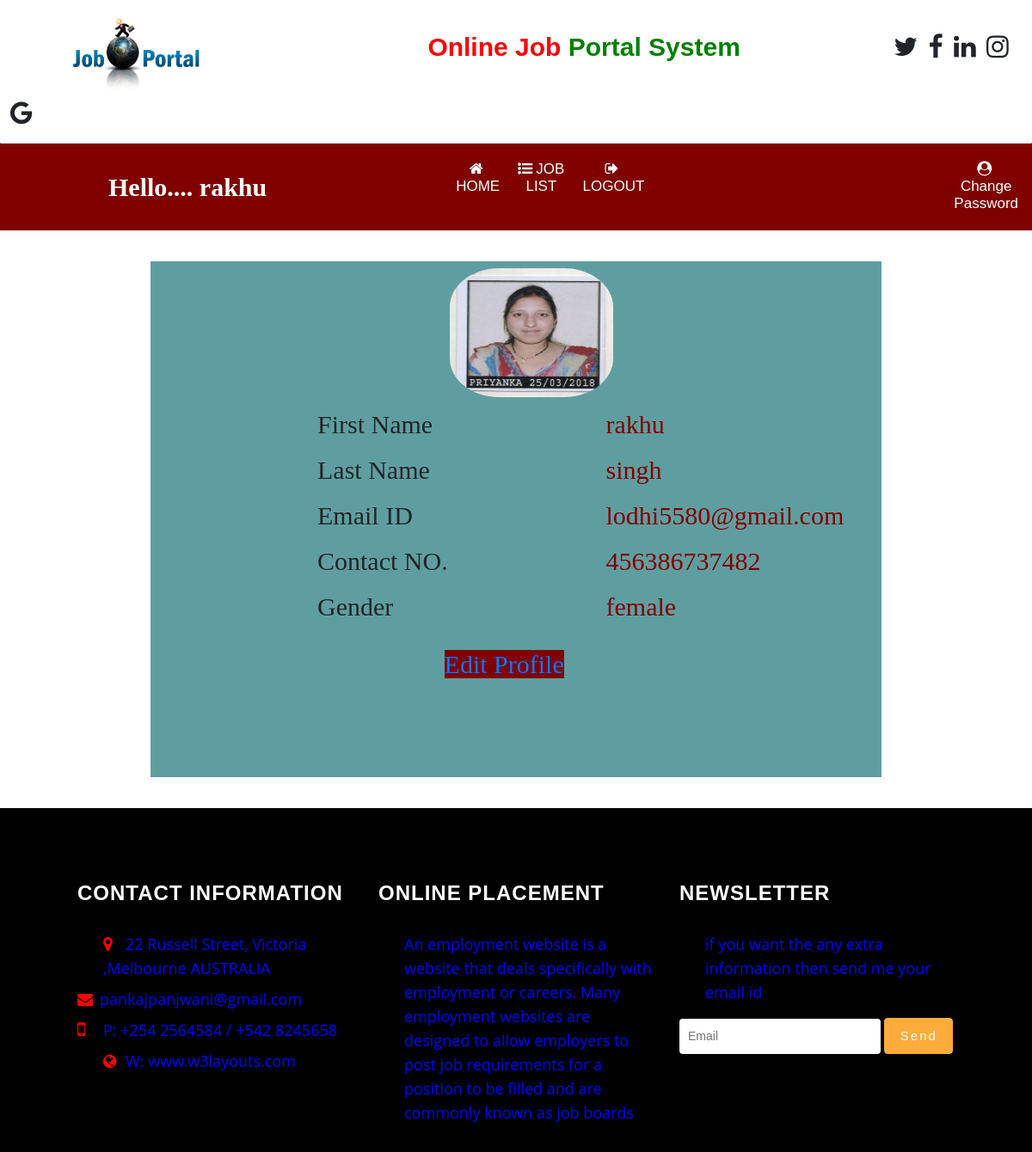
The page /user_home/ (signed in) on the database its author committed.
### jobportal/models.py (models this page shows, shortened)
class SignupUser(models.Model):
    user = models.ForeignKey(User,on_delete=models.CASCADE,null=True)
    mobile = models.IntegerField(null=True)
    image = models.FileField(null=True)
    gender= models.CharField(max_length=100,null=True)
    type=models.CharField(max_length=100,null=True)

### jobportal/views.py (the view)
# urls.py: path('user_home/', user_home, name="user_home"),
def user_home(request):
    user=User.objects.get(id=request.user.id)
    data=SignupUser.objects.get(user=user)
    d ={'data':data}
    return render(request,'home.html',d)

### jobportal/templates/home.html (shortened to what this page needs)
{% extends 'user_nav.html' %}
{% load static %}
{% block body %}
<div class="container" style="background-color:Cadetblue;height:600px;width:850px;margin-top:3%">
    <div class="row" style="margin-top:1%;margin-left:20%">
        <div class="col-md-6" style="font-family : 'Monotype Corsiva' ; font-size:30px;margin-left:23%">
           <img src="{{data.image.url}}" style="width:190px;height:150px;border-radius:30%">
        </div>
    </div>
    <div class="row" style="margin-top:1%;margin-left:20%">
        <div class="col-md-6" style="font-family : 'Monotype Corsiva' ; font-size:30px">
            First Name
        </div>
         <div class="col-md-6" style="font-family : 'Monotype Corsiva' ; font-size:30px;color:maroon">
           {{data.user.username}}
        </div>
    </div>
     <div class="row" style="margin-top:1%;margin-left:20%">
        <div class="col-md-6" style="font-family : 'Monotype Corsiva' ; font-size:30px">
            Last Name
        </div>
         <div class="col-md-6" style="font-family : 'Monotype Corsiva' ; font-size:30px;color:maroon">
           {{data.user.last_name}}
        </div>
    </div>
     <div class="row" style="margin-top:1%;margin-left:20%">
        <div class="col-md-6" style="font-family : 'Monotype Corsiva' ; font-size:30px;">
            Email ID
        </div>
         <div class="col-md-6" style="font-family : 'Monotype Corsiva' ; font-size:30px;color:maroon">
           {{data.user.email}}
        </div>
    </div>
     <div class="row" style="margin-top:1%;margin-left:20%">
        <div class="col-md-6" style="font-family : 'Monotype Corsiva' ; font-size:30px;">
           Contact NO.
        </div>
         <div class="col-md-6" style="font-family : 'Monotype Corsiva' ; font-size:30px;color:maroon">
           {{data.mobile}}
        </div>
    </div>
     <div class="row" style="margin-top:1%;margin-left:20%">
        <div class="col-md-6" style="font-family : 'Monotype Corsiva' ; font-size:30px;">
           Gender
        </div>
         <div class="col-md-6" style="font-family : 'Monotype Corsiva' ; font-size:30px;color:maroon">
           {{data.gender}}
        </div>
    </div>
     <div class="row" style="margin-top:1%;margin-left:20%">
         <div class="col-md-6" style="font-family : 'Monotype Corsiva' ; font-size:30px;color:white;margin-left:22%;margin-top:2%">
             <a href="{% url 'useredit_profile' %}" style="background-color:maroon;">Edit Profile</a>
        </div>
    </div>
</div>
{% endblock %}

### jobportal/templates/user_nav.html (shortened to what this page needs)
<!DOCTYPE html>
<html lang="en">
<head>
    {% load static %}
    <link href="{% static 'css/font-awesome.min.css' %}" rel="stylesheet' %}" type="text/css" media="all" />
<link href="{% static 'css/bootstrap.min.css' %}" rel="stylesheet" type="text/css" media="all" />
<link href="{% static 'css/style.css' %}" rel="stylesheet" type="text/css" media="all" />
<link rel="stylesheet" href="{% static 'css/flexslider.css' %}" type="text/css" media="screen" property="" />
<link rel="stylesheet" href="https://cdnjs.cloudflare.com/ajax/libs/font-awesome/4.7.0/css/font-awesome.min.css">
     <link rel="stylesheet" href="https://maxcdn.bootstrapcdn.com/bootstrap/4.0.0/css/bootstrap.min.css">
  <link rel = stylesheet href = "//cdn.datatables.net/1.10.19/css/jquery.dataTables.min.css">
</head>
</head>
<body>
<div class="container-fluid" style="padding:1%;">
    <img src="{% static 'images/job1.png' %}" style="width:180px;margin-right:250px;margin-left:4%"><span style="padding:0px;font-weight:bold;font-size:30px">
    <span style="color:red;">Online Job</span>
     <span style="color:green">Portal System</span></h4>
    <span style="margin-left:170px"><i class="fa fa-twitter" style="margin-right:4px"></i></span>
    <span><i class="fa fa-facebook" style="margin-right:4px;"></i></span>
    <span><i class="fa fa-linkedin" style="margin-right:4px"></i></span>
    <span><i class="fa fa-instagram" style="margin-right:4px"></i></span>
    <span><i class="fa fa-google" style="margin-right:4px"></i></span>
</div>
<nav class="navbar navbar-expand-sm" style="background-color:maroon">
  <a class="navbar-brand" href="#" style="color:white;font-family:'Monotype Corsiva';font-size:30px;font-weight:bold;margin-left:100px;margin-right:0">
 Hello.... {{request.user.username}}</a>
  <ul class="navbar-nav">
    <li class="nav-item">
      <a class="nav-link" href="{% url 'user_home'  %}" style="color:white;margin-left:200px">
      <i class="fa fa-home" style="margin-right:4px"></i>HOME</a>
    </li>
  <li class="nav-item">
      <a class="nav-link" href="{% url 'userlatest_job'  %}" style="color:white;margin-left:10px">
      <i class="fa fa-list-ul" style="margin-right:4px"></i>JOB LIST </a>
    </li>
 <li class="nav-item">
      <a class="nav-link" href="{% url 'logout_user' %}" style="color:white;margin-left:10px">
      <i class="fa fa-sign-out" style="margin-right:4px"></i>LOGOUT</a>
    </li>
<li class="nav-item">
      <a class="nav-link" href="{% url 'change_password' %}" style="color:white;margin-left:350px">
      <i class="fa fa-user-circle" style="margin-right:4px"></i>Change Password</a>
    </li>
    </ul>
</nav>
{% block body %}
{% endblock %}
	<div class="footer-agile-info" style="background-color:black;width:100%;height:400px">
		<div class="container">
			<div class="col-md-4 w3layouts-footer">
				<h3>Contact Information</h3>
					<p style="color:blue;font-size:18px;margin-left:30px"><span style="color:red"><i class="fa fa-map-marker" aria-hidden="true"></i></span>22 Russell Street, Victoria ,Melbourne AUSTRALIA </p>
					<p style="color:blue;font-size:18px"><span style="color:red"><i class="fa fa-envelope" aria-hidden="true"></i></span>pankajpanjwani@gmail.com</a> </p>
					<p style="color:blue;font-size:18px"><span style="color:red;width:20px"><i class="fa fa-mobile" aria-hidden="true"></i></span>P: +254 2564584 / +542 8245658 </p>
					<p style="color:blue;font-size:18px;margin-left:30px"><span style="color:red"><i class="fa fa-globe" aria-hidden="true"></i></span>W: www.w3layouts.com</a></p>
			</div>
			<div class="col-md-4 wthree-footer">
				<h3>Online Placement</h3>
				<p style="color:blue;font-size:18px;margin-left:30px">An employment website is a website that deals specifically with employment or careers. Many employment websites are designed to allow employers to post job requirements for a position to be filled and are commonly known as job boards</p>
			</div>
			<div class="col-md-4 w3-agile">
				<h3>Newsletter</h3>
				<p style="color:blue;font-size:18px;margin-left:30px">if you want the any extra information then send me your email id</p>
				<form action="#" method="post">
					<input type="email" name="Email" placeholder="Email" required="">
					<input type="submit" value="Send">
				</form>
			</div>
		</div>
	</div>
</body>
</html>

### jobportal/static/css/style.css (style rules this page uses)
body { padding:0; margin:0; background:#fff; font-family: 'Roboto Condensed', sans-serif; }
a { text-decoration:none; }
body a { transition:0.5s all; -webkit-transition:0.5s all; -moz-transition:0.5s all; -o-transition:0.5s all; -ms-transition:0.5s all; font-weight:400; }
input[type="button"],input[type="submit"] { transition:0.5s all; -webkit-transition:0.5s all; -moz-transition:0.5s all; -o-transition:0.5s all; -ms-transition:0.5s all; }
h1,h2,h3,h4,h5,h6 { margin:0; font-weight:400; transition:0.5s all; -webkit-transition:0.5s all; -moz-transition:0.5s all; -o-transition:0.5s all; -ms-transition:0.5s all; }
p { margin:0; font-family: 'Open Sans', sans-serif; }
ul { margin:0; padding:0; }
.navbar { margin-bottom: 0; }
.navbar-nav { float: none; text-align: center; }
.navbar-nav>li { display: inline-block; float: none; }
.navbar { border-radius: 0px; -webkit-border-radius: 0px; -moz-border-radius: 0px; -ms-border-radius: 0px; -o-border-radius: 0px; border-top: 1px solid #e1e1e1; }
.footer-agile-info { padding: 5em 0; background: #212121; }
.footer-agile-info h3,h2 { font-size: 24px; color: #fff; text-transform: uppercase; font-weight: 600; letter-spacing: 1px; margin-bottom: 30px; }
.footer-agile-info p { font-size: 14px; color: #bebebe; line-height: 28px; margin: 8px 0; }
.w3-agile input[type="email"] { outline: none; padding: 10px; width: 73%; background: #fff; border: none; font-size: 14px; color: #212121; }
.w3-agile input[type="submit"] { outline: none; padding: 9px 0; width: 25%; background: #FFAC3A; border: none; font-size: 15px; letter-spacing: 2px; color: #fff; border: 1px solid #FFAC3A; }
.footer-agile-info span { display: inline-block; margin-right: 10px; color: #fff; width: 16px; text-align: left; }
.footer-agile-info i.fa.fa-globe { font-size: 18px; }
.footer-agile-info i.fa.fa-mobile { font-size: 22px; }
.footer-agile-info i.fa.fa-map-marker { font-size: 19px; }

### jobportal/templates/user_nav.html (style rules this page uses)
* { box-sizing: border-box; }
input[type=text],[type=email],[type=password],[type=select],[type=date] { width: 100%; font-size:15px; padding: 16px 20px; margin: 8px opx; display: inline-block; border: 2px solid #ccc; border-radius: 4px; box-sizing: border-box; }
input[type=submit] { width: 100%; background-color: darkcyan; color: white; padding: 14px 20px; margin: 8px 0; border: none; border-radius: 4px; cursor: pointer; }
body { font-family: Arial; font-size: 17px; }
.container { position: relative; max-width: 90%; margin: 0 auto; margin-bottom:3% }
.container img { vertical-align: middle; }

### rows shown on the page
SignupUser: image (picture), user.username "rakhu", user.last_name "singh", user.email "lodhi5580@gmail.com", mobile "456386737482", gender "female"

### other values the page prints
{{ request.user.username }} "rakhu"
